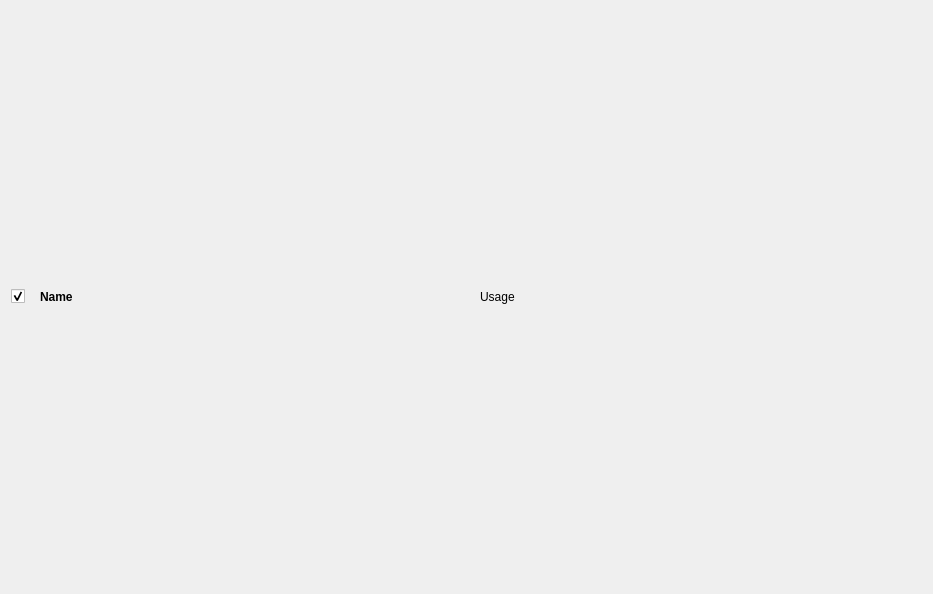
<?xml version="1.0" encoding="UTF-8"?>
<ui version="4.0">
 <class>Item</class>
 <widget class="QWidget" name="Item">
  <property name="geometry">
   <rect>
    <x>0</x>
    <y>0</y>
    <width>933</width>
    <height>594</height>
   </rect>
  </property>
  <property name="windowTitle">
   <string>Item</string>
  </property>
  <layout class="QGridLayout" name="mainLayout">
   <item row="0" column="1">
    <widget class="QWidget" name="header" native="true">
     <property name="sizePolicy">
      <sizepolicy hsizetype="MinimumExpanding" vsizetype="Preferred">
       <horstretch>0</horstretch>
       <verstretch>0</verstretch>
      </sizepolicy>
     </property>
     <layout class="QHBoxLayout" name="horizontalLayout">
      <item>
       <widget class="QLabel" name="name">
        <property name="font">
         <font>
          <weight>75</weight>
          <bold>true</bold>
         </font>
        </property>
        <property name="text">
         <string>Name</string>
        </property>
       </widget>
      </item>
      <item>
       <widget class="QLabel" name="usage">
        <property name="text">
         <string>Usage</string>
        </property>
       </widget>
      </item>
     </layout>
    </widget>
   </item>
   <item row="0" column="0">
    <widget class="QCheckBox" name="visibleCheckbox">
     <property name="checked">
      <bool>true</bool>
     </property>
    </widget>
   </item>
  </layout>
 </widget>
 <resources/>
 <connections/>
</ui>
